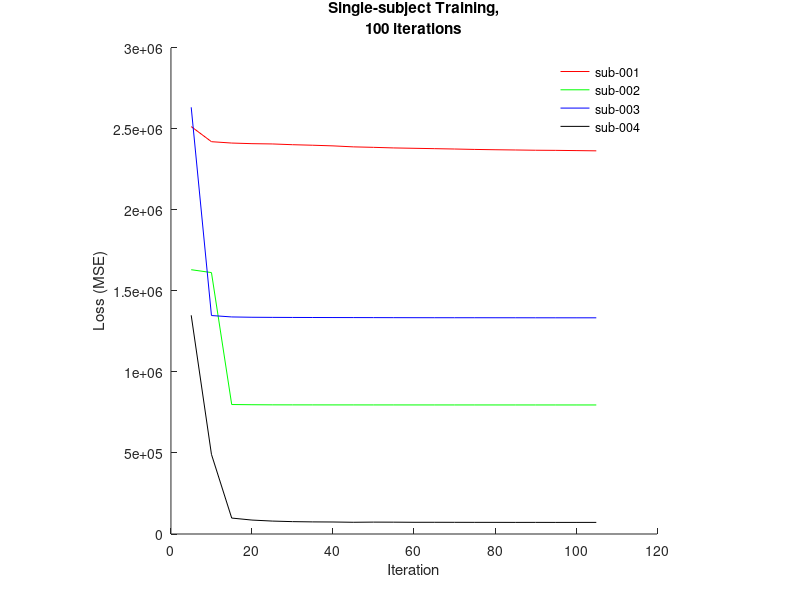
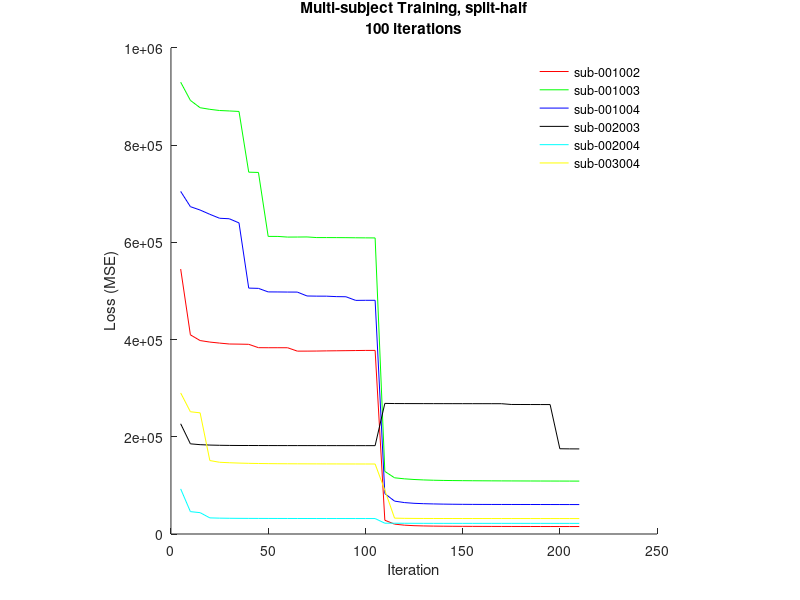
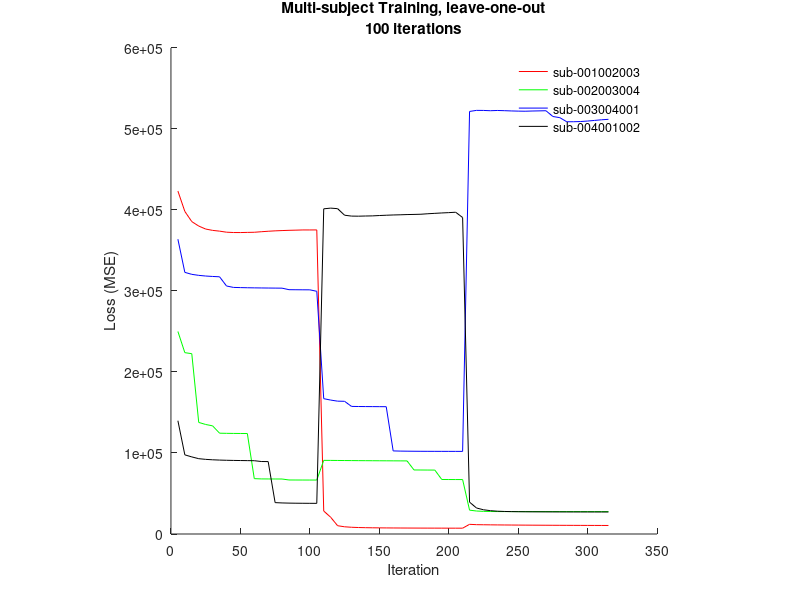
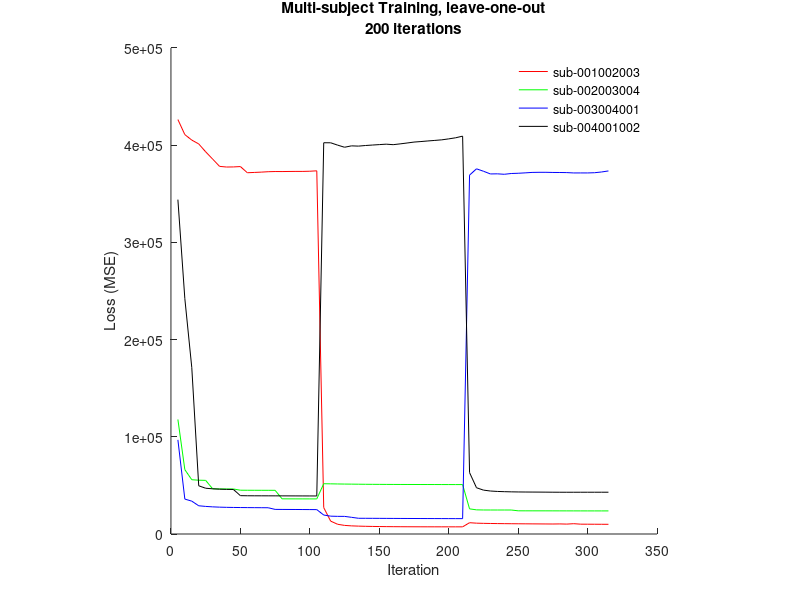

MATLAB code for these plots, in order:

clear all; clc; close all;

% Set working directories.
rootDir = '/N/dc2/projects/lifebid/development/sosdenoising/';

%% Single-subject Training
figure(1)
% Sub-001
image1 = [2.51445e+06 2.42114e+06 2.41276e+06 2.40896e+06 2.40723e+06 2.40257e+06 2.3993e+06 2.3953e+06 2.38922e+06 2.38627e+06 2.38264e+06 2.38039e+06 2.37817e+06 2.37595e+06 2.37337e+06 2.37151e+06 2.36998e+06 2.36837e+06 2.36763e+06 2.3662e+06 2.36469e+06];
plot(linspace(1, length(image1), length(image1))*5, image1, 'r')
hold on;
% Sub-002
image2 = [1.63109e+06 1.61341e+06 799078 797800 797098 796904 796788 796702 796674 796579 796579 796518 796490 796471 796454 796429 796422 796397 796381 796374 796365];
plot(linspace(1, length(image2), length(image2))*5, image2, 'g')
% Sub-003
image3 = [2.63333e+06 1.34833e+06 1.33959e+06 1.33762e+06 1.33691e+06 1.33644e+06 1.33613e+06 1.33584e+06 1.33566e+06 1.33543e+06 1.33516e+06 1.33493e+06 1.33478e+06 1.3347e+06 1.33469e+06 1.33456e+06 1.33449e+06 1.33434e+06 1.33426e+06 1.3342e+06 1.3342e+06];
plot(linspace(1, length(image3), length(image3))*5, image3, 'b')
% Sub-004
image4 = [1.34972e+06 491551 98348.1 86025.9 79832.5 76374.4 74735 74107 72401.2 73391 73076.5 72331.2 72354 72139 71943 71881.7 71658.9 71751.1 71559.2 71599.2 71652.1];
plot(linspace(1, length(image4), length(image4))*5, image4, 'k')

ylabel('Loss (MSE)'); xlabel('Iteration');
title({'Single-subject Training,'; '100 iterations'})
legend({'sub-001', 'sub-002', 'sub-003', 'sub-004'});
legend box off
pbaspect([1 1 1])
box off
print(fullfile(rootDir, 'plots', 'plot_loss_iter100_singleSubTraining'), '-dpng')
hold off;

%% Multi-subject Training - split-half

figure(2)
% Sub-001002
image1 = [545064 409710 397946 394838 392752 390865 390608 390219 383307 383181 383204 383154 376194 376232 376388 376714 376923 377155 377408 377647 377686 ...
28310.8 20300.6 18211.4 17128.7 16589.1 16248.7 16047 15898.2 15788.5 15705.5 15645.9 15595.3 15548.3 15512.4 15479.8 15445.8 15419.4 15396.1 15388 15373.9 15361.2];
plot(linspace(1, length(image1), length(image1))*5, image1, 'r')
hold on;
% Sub-001003
image2 = [929471 891994 876938 873633 871190 870280 869264 744328 743772 612220 612164 610813 610912 611093 609788 609789 609718 609606 609372 609212 609065 ...
128750 115631 113525 112147 111223 110615 110206 109929 109729 109573 109448 109345 109259 109186 109119 109059 109003 108958 108911 108867 108826];
plot(linspace(1, length(image2), length(image2))*5, image2, 'g')
% Sub-001004
image3 = [704758 673379 666454 657657 649541 648514 639965 505847 505310 498026 497929 497730 497647 489648 489317 489259 488346 488059 480587 480758 480774 ...
83043 67660.8 64676.3 63155.5 62350.8 61870.2 61487.4 61232.9 61048.7 60926.3 60844.2 60795.9 60770.1 60743.3 60720.2 60699.6 60668.2 60642.8 60613.1 60583.4 60566.6];
plot(linspace(1, length(image3), length(image3))*5, image3, 'b')
% Sub-002003
image4 = [226749 185493 183779 182963 182496 182233 182079 182067 182001 181950 181910 181888 181878 181856 181839 181822 181806 181794 181781 181768 181760 ...
268674 268369 268300 268258 268216 268180 268158 268135 268119 268104 268092 268076 268047 266469 266405 266355 266312 266276 175369 175123 175034];
plot(linspace(1, length(image4), length(image4))*5, image4, 'k')
% Sub-002004
image5 = [92799.2 46038.4 43909 33174.6 32634.7 32361.2 32204 32113.8 32051.1 32001.8 31962.7 31930.6 31902.5 31881.5 31863 31846.5 31831.1 31815.7 31803.2 31791.3 31779.5 ...
22223.5 22210.7 22112.6 22023.5 21960.8 21920.5 21897.5 21890.8 21888.3 21893.3 21896.9 21895.5 21900.5 21898.4 21895.5 21887.3 21877.8 21869.7 21864.7 21852.9 21845.9];
plot(linspace(1, length(image5), length(image5))*5, image5, 'c')
% Sub-003004
image6 = [290241 251476 249256 151096 147560 146622 145907 145385 145022 144772 144596 144473 144372 144295 144236 144188 144142 144091 144053 144020 143991 ...
90137.4 32640.9 32235.4 32065.8 31972.9 31918.9 31886.7 31866.4 31849.8 31835 31825.4 31815.6 31805.7 31794 31783.9 31774.4 31764.1 31753.4 31739.8 31726.6 31713.8];
plot(linspace(1, length(image6), length(image6))*5, image6, 'y')

ylabel('Loss (MSE)'); xlabel('Iteration');
title({'Multi-subject Training, split-half'; '100 iterations'})
legend({'sub-001002', 'sub-001003', 'sub-001004', 'sub-002003', 'sub-002004', 'sub-003004'});
legend box off
pbaspect([1 1 1])
box off
print(fullfile(rootDir, 'plots', 'plot_loss_multiSubTraining_iter100_splithalf'), '-dpng')
hold off;

%% Multi-subject Training - leave-one-out

figure(3)
% Sub-001002003
image1 = [423300 398159 385600 380089 376410 374761 373815 372517 372114 372078 372264 372425 373084 373676 374177 374529 374836 375045 375293 375279 375328 ...
28369.2 20688.4 10222.2 8911.45 8316.44 7999.19 7802.78 7669.62 7579.02 7508.14 7449.59 7403.68 7364.02 7326.73 7296.14 7273.96 7253.66 7232.23 7211.13 7193.21 7187.11 ...
11943.1 11522.1 11411.1 11305.3 11214.8 11141.9 11075.6 11011.4 10956.6 10903.2 10857.1 10814.7 10772.6 10734.7 10700.7 10669.1 10638 10608.2 10580.1 10550.9 10524];
plot(linspace(1, length(image1), length(image1))*5, image1, 'r')
hold on;
% Sub-002003004
image2 = [249975 223835 222556 137736 135191 133491 124430 124257 124147 124077 124026 68337.3 67993.5 67945.3 67909.8 67881.2 66687.7 66650 66626.3 66608.4 66594.8 ...
90892.8 90842.5 90763.4 90682.8 90617.6 90553.2 90498.6 90444.5 90392.5 90351.2 90307.9 90267 90226.2 79052.3 78996.7 78943.1 78902.4 67281 67242.1 67216 67200.9 ...
29428.4 28377.9 27939.2 27762.3 27704.5 27683.7 27673.5 27668.1 27664.9 27663.5 27662.1 27660 27660.4 27661.2 27659.9 27655.8 27652.5 27650.3 27646.7 27644 27639.3];
plot(linspace(1, length(image2), length(image2))*5, image2, 'g')
%Sub-003004001
image3 = [363864 322942 320493 319244 318422 317882 317480 306133 304364 304134 303955 303812 303697 303601 303517 303447 301560 301481 301421 301375 299570 ...
167032 165314 163970 163794 157493 157366 157291 157241 157188 157130 102563 102337 102225 102145 102090 102053 102032 102012 101995 101986 101976 ...
521564 522877 522804 522456 522760 522507 522189 521959 521829 522084 522260 522442 515323 513885 508829 508867 509112 509714 510474 511279 511824];
plot(linspace(1, length(image3), length(image3))*5, image3, 'b')
% Sub-004001002
image4 = [139844 97689.2 95161.8 92975.2 92128.4 91598.4 91247.1 91001.1 90816.9 90685.6 90573 90480.1 89478.3 89383.5 38739.4 38342.5 38126.2 38004.6 37933.8 37879.5 37838 ...
401371 402229 401562 393484 392391 392283 392495 392648 393092 393447 393778 393992 394284 394456 394689 395297 395785 396271 396668 397155 390630 ...
39333.3 32107 29916.9 28807.3 28160.4 27832.7 27647 27532.9 27454.3 27396.7 27361.6 27324.2 27295.2 27268.3 27246.6 27230.1 27218.9 27207.3 27199.2 27191.4 27183.7];
plot(linspace(1, length(image4), length(image4))*5, image4, 'k')

ylabel('Loss (MSE)'); xlabel('Iteration');
title({'Multi-subject Training, leave-one-out'; '100 iterations'})
legend({'sub-001002003', 'sub-002003004', 'sub-003004001', 'sub-004001002'});
legend box off
pbaspect([1 1 1])
box off
print(fullfile(rootDir, 'plots', 'plot_loss_multiSubTraining_iter100_leaveoneout'), '-dpng')
hold off;

%% Multi-subject Training - leave-oneout - 200 Iterations
figure(4)
% Sub-001002003
image1 = [426302 410799 405174 401231 393106 385678 378141 377464 377563 377943 371584 371895 372218 372642 372833 372804 372899 372956 372963 373137 373561 ...
27147.6 13237.4 10008.4 8849.62 8368.83 8106.07 7920.05 7783.5 7681.87 7597.11 7535.58 7490.76 7455.58 7428.42 7408.88 7394.61 7384.85 7375.95 7370.47 7367.28 7366.69 ...
11624.4 11142.7 10958.7 10826.8 10726.6 10645 10577.5 10519.2 10466.8 10418.4 10372.7 10326.7 10280.9 10374.6 10192 10605.5 10116.2 10079.2 10044.7 10009 9974.99];
plot(linspace(1, length(image1), length(image1))*5, image1, 'r')
hold on;
% Sub-002003004
image2 = [117826 66200.1 55833 55342 55165.7 46497.4 46391.7 46339.6 46304.4 45050.8 45005.6 44979.2 44958.5 44944.8 44932.4 36182.7 36139.6 36123.1 36112 36103.5 36096.4 ...
51706.9 51601.4 51471.8 51367.2 51297.1 51216.9 51137.1 51090.7 51049.2 51007.8 50979.1 50953.7 50938.3 50923.4 50904.4 50894.8 50884.5 50867.6 50857 50842.4 50832.1 ...
25860.7 24847 24710.6 24688.8 24684.4 24682.6 24680.2 23858.1 23837.5 23832.5 23827.7 23822.1 23809.2 23797.9 23787.2 23779.3 23769.4 23761.5 23756.8 23753.9 23761.5];
plot(linspace(1, length(image2), length(image2))*5, image2, 'g')
% Sub-003004001
image3 = [96839.2 35928.7 33795.6 29036.9 28379.1 27925.9 27619.4 27427 27305.2 27220.4 27158.3 27103.2 27052.2 27008.5 25314.1 25271.6 25237.6 25209.1 25171.9 25131.9 25085.6 ...
19513.2 18348.3 18159.3 18123.2 17164.8 16181 16157.4 16131.1 16094.9 16058.2 16025.2 15993.9 15968.2 15944 15918.5 15895 15872.4 15851.8 15831.1 15816.9 15804.3 ...
369149 375621 373132 370348 370465 370000 370798 371045 371452 371912 372028 372033 371872 371830 371733 371371 371388 371380 371609 372360 373448];
plot(linspace(1, length(image3), length(image3))*5, image3, 'b')
% Sub-004001002
image4 = [343940 242083 171181 49590.1 47066.8 46490.2 46111.2 45901.3 45803.6 39440.1 39334.6 39298.2 39280.6 39265 39246.1 39224.7 39203.7 39184.3 39162.9 39144.8 39121.4 ...
402431 402396 399986 397808 399241 398968 399590 400067 400524 400975 400453 401274 402166 403129 403676 404283 404836 405436 406422 407548 409224 ...
63146.3 47583.5 45145.3 44219.1 43784 43541.1 43364.3 43250.1 43187.9 43141 43106.2 43057.2 42995.9 42965.4 42950.2 42955.2 42964.8 42968.3 42973.3 42979.1 42980.9];
plot(linspace(1, length(image4), length(image4))*5, image4, 'k')

ylabel('Loss (MSE)'); xlabel('Iteration');
title({'Multi-subject Training, leave-one-out'; '200 iterations'})
legend({'sub-001002003', 'sub-002003004', 'sub-003004001', 'sub-004001002'});
legend box off
pbaspect([1 1 1])
box off
print(fullfile(rootDir, 'plots', 'plot_loss_multiSubTraining_iter200_leaveoneout'), '-dpng')
hold off;

%% Multi-subject Training - leave-oneout - 50 Iterations

figure(5)
% Sub-001002003
image1 = [529348 513182 504194 503005 501425 498466 495443 493519 491539 490410 489368 488424 487644 486996 486387 485885 485363 484937 484510 484202 483932 483708 483530 483310 483204 483041 ...
78172.8 73252.3 71964.5 70983 70150.5 69643.6 69086.7 68673.1 68394.3 68185.1 68035.4 67925.2 67832.5 67756.9 67691.5 67631.9 67581.5 67540.2 67503.2 67470.3 67441.2 67415.3 67390.7 67368.7 67349.5 67331.2 ...
107976 107863 107788 107754 107729 107703 107675 107648 107622 107597 107573 107550 107531 107514 107496 107478 107462 107447 107431 107415 107401 107388 107374 107361 107349 107336];
plot(linspace(1, length(image1), length(image1))*5, image1, 'r')
hold on;
% Sub-002003004
image2 = [394941 288074 266208 265129 264322 263642 263128 262715 262388 262140 261950 261802 261687 261596 261516 261452 261401 261357 261319 261285 261255 261228 261204 261182 261163 261146 ...
420539 420645 420528 420455 420405 420365 420330 420300 420272 420247 420223 420203 420183 420165 420147 420130 420114 420098 420083 420071 420057 420045 420034 420022 420010 420000 ...
245615 245332 245125 244964 244852 244777 244725 244686 244658 244636 244619 244606 244594 244585 244576 244569 244561 244553 244547 244541 244537 244531 244526 244519 244514 244508];
plot(linspace(1, length(image2), length(image2))*5, image2, 'g')
% Sub-003004001
image3 = [321751 264898 177298 173598 160235 159189 158262 157429 156784 156199 155671 155212 154842 154551 154310 154095 153904 153737 153592 153466 153353 153254 153165 153087 153018 152955 ...
88678.9 88179.8 87819.9 87541.6 87345.4 87209.2 87112.8 87040.3 86987.3 86944.2 86910.1 86882.2 86858.2 86837 86819.3 86803.9 86788.6 86774.4 80908.3 80763.7 80721.4 80686.8 80657.1 80630.7 80609.6 80592 ...
375855 372860 373070 371952 368519 370199 370307 370216 370018 369743 369497 369265 369022 368778 368553 368373 368287 368111 368004 367954 367954 367922 367939 367956 367915 367845];
plot(linspace(1, length(image3), length(image3))*5, image3, 'b')
% Sub-004001002
image4 = [325851 229086 166243 163987 162788 161035 160362 159835 159391 159017 158701 158431 158195 157989 157807 157644 157493 157357 157226 157104 156986 156873 150727 150609 150503 150405 ...
654739 654354 653855 653474 653011 652547 652113 644576 644249 643956 643624 636348 629253 504654 503106 502832 502584 502393 502149 501892 501656 501414 501201 501019 500815 500803 ...
83108 78928.5 76369.5 75275 74627.1 74014.4 72240.8 71946.8 71764.8 71630.2 71535.5 71455.6 71387.5 71336 71291.8 71255 71221.5 71190.5 71162.3 71138.4 71118.4 71100.6 71084.4 71068.3 71054.8 71042.3];
plot(linspace(1, length(image4), length(image4))*5, image4, 'k')

ylabel('Loss (MSE)'); xlabel('Iteration');
title({'Multi-subject Training, leave-one-out'; '50 iterations'})
legend({'sub-001002003', 'sub-002003004', 'sub-003004001', 'sub-004001002'});
legend box off
pbaspect([1 1 1])
box off
print(fullfile(rootDir, 'plots', 'plot_loss_multiSubTraining_iter50_leaveoneout'), '-dpng')
hold off;
